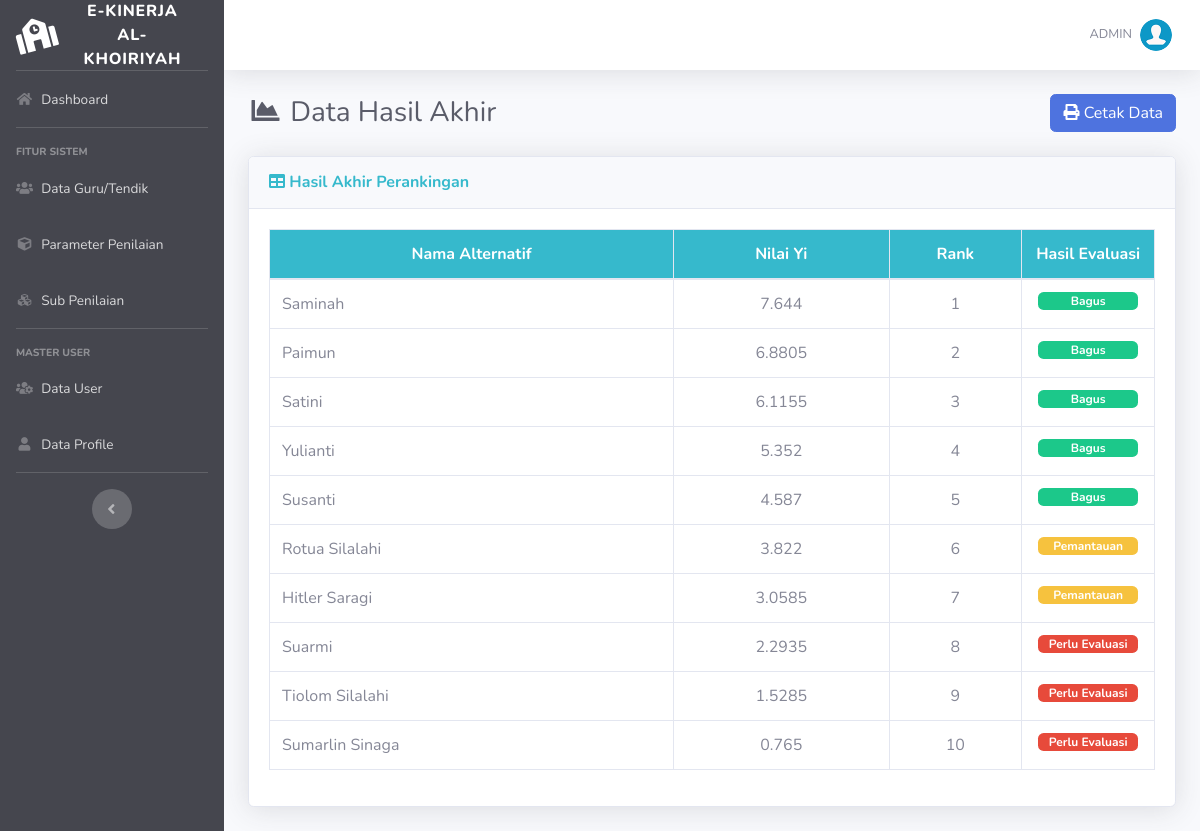
Page /hasil.php (signed in) on the committed database.
### tables this page shows
CREATE TABLE `hasil` (
  `id_hasil` int(11) NOT NULL,
  `id_alternatif` int(11) NOT NULL,
  `nilai` float NOT NULL
);

CREATE TABLE `alternatif` (
  `id_alternatif` int(11) NOT NULL,
  `nama` varchar(100) NOT NULL
);

### includes/functions.php (called while the page is built, shortened)
<?php
function get_role() {
	if(isset($_SESSION['user_id']) && isset($_SESSION['role'])) {
		if($_SESSION['role'] == '1') {
			return 'admin';
		} else {
			return 'user';
		}
	} else {
		return false;
	}
}
?>

### hasil.php (the view)
<?php
require_once('includes/init.php');
$user_role = get_role();
if ($user_role == 'admin' || $user_role == 'user') {
	$page = "Hasil";
	require_once('template/header.php');
?>
	<div class="d-sm-flex align-items-center justify-content-between mb-4">
		<h1 class="h3 mb-0 text-gray-800"><i class="fas fa-fw fa-chart-area"></i> Data Hasil Akhir</h1>
		<a href="cetak.php" target="_blank" class="btn btn-primary"> <i class="fa fa-print"></i> Cetak Data </a>
	</div>
	<div class="card shadow mb-4">
		<div class="card-header py-3">
			<h6 class="m-0 font-weight-bold text-info"><i class="fa fa-table"></i> Hasil Akhir Perankingan</h6>
		</div>
		<div class="card-body">
			<div class="table-responsive">
				<table class="table table-bordered" width="100%" cellspacing="0">
					<thead class="bg-info text-white">
						<tr align="center">
							<th>Nama Alternatif</th>
							<th>Nilai Yi</th>
							<th width="15%">Rank</th>
							<th width="15%">Hasil Evaluasi</th>
					</thead>
					<tbody>
						<?php
						$no = 0;
						$query = mysqli_query($koneksi, "SELECT * FROM hasil JOIN alternatif ON hasil.id_alternatif=alternatif.id_alternatif ORDER BY hasil.nilai DESC");
						while ($data = mysqli_fetch_array($query)) {
							$no++;
						?>
							<tr align="center">
								<td align="left"><?= $data['nama'] ?></td>
								<td><?= $data['nilai'] ?></td>
								<td><?= $no; ?></td>
								<td>
									<span class="badge
        <?php
							if ($data['nilai'] > 4.5) {
								echo "badge-success";
							} elseif ($data['nilai'] >= 3 && $data['nilai'] <= 4.49) {
								echo "badge-warning";
							} else {
								echo "badge-danger";
							}
		?>
        d-block" style="width: 100px; text-align: center;">
										<?php
										if ($data['nilai'] > 4.5) {
											echo "Bagus";
										} elseif ($data['nilai'] >= 3 && $data['nilai'] <= 4.49) {
											echo "Pemantauan";
										} else {
											echo "Perlu Evaluasi";
										}
										?>
									</span>
								</td>
							</tr>
						<?php
						}
						?>
					</tbody>
				</table>
			</div>
		</div>
	</div>
<?php
	require_once('template/footer.php');
} else {
	header('Location: login.php');
}
?>

### template/header.php (shortened to what this page needs)
<!DOCTYPE html>
<html lang="en">
<head>
  <link href="assets/vendor/fontawesome-free/css/all.min.css" rel="stylesheet" type="text/css">
  <link href="assets/css/sb-admin-2.min.css" rel="stylesheet">
  <link href="assets/vendor/datatables/dataTables.bootstrap4.min.css" rel="stylesheet">
</head>
<body id="page-top">
  <div id="wrapper">
    <ul class="navbar-nav bg-gradient-info sidebar sidebar-dark accordion" id="accordionSidebar">
      <a class="sidebar-brand d-flex align-items-center justify-content-center" href="index.php">
        <div class="sidebar-brand-icon rotate-n-15">
          <i class="fas fa-school"></i>
        </div>
        <div class="sidebar-brand-text mx-3">E-Kinerja Al-Khoiriyah</div>
      </a>
      <hr class="sidebar-divider my-0">
      <li class="nav-item <?php if ($page == "Dashboard") {
                            echo "active";
                          } ?>">
        <a class="nav-link" href="index.php">
          <i class="fas fa-fw fa-home"></i>
          <span>Dashboard</span></a>
      </li>
      <?php
      $user_role = get_role();
      if ($user_role == 'admin') {
      ?>
        <hr class="sidebar-divider">
        <div class="sidebar-heading">
          Fitur Sistem
        </div>
        <li class="nav-item <?php if ($page == "Alternatif") {
                              echo "active";
                            } ?>">
          <a class="nav-link" href="list-alternatif.php">
            <i class="fas fa-fw fa-users"></i>
            <span>Data Guru/Tendik</span></a>
        </li>
        <li class="nav-item <?php if ($page == "Kriteria") {
                              echo "active";
                            } ?>">
          <a class="nav-link" href="list-kriteria.php">
            <i class="fas fa-fw fa-cube"></i>
            <span>Parameter Penilaian</span></a>
        </li>
        <li class="nav-item <?php if ($page == "Sub Kriteria") {
                              echo "active";
                            } ?>">
          <a class="nav-link" href="list-sub-kriteria.php">
            <i class="fas fa-fw fa-cubes"></i>
            <span>Sub Penilaian</span></a>
        </li>
        <hr class="sidebar-divider">
        <div class="sidebar-heading">
          Master User
        </div>
        <li class="nav-item <?php if ($page == "User") {
                              echo "active";
                            } ?>">
          <a class="nav-link" href="list-user.php">
            <i class="fas fa-fw fa-users-cog"></i>
            <span>Data User</span></a>
        </li>
        <li class="nav-item <?php if ($page == "Profile") {
                              echo "active";
                            } ?>">
          <a class="nav-link" href="list-profile.php">
            <i class="fas fa-fw fa-user"></i>
            <span>Data Profile</span></a>
        </li>
      <?php
      }
      ?>
      <hr class="sidebar-divider d-none d-md-block">
      <div class="text-center d-none d-md-inline">
        <button class="rounded-circle border-0" id="sidebarToggle"></button>
      </div>
    </ul>
    <div id="content-wrapper" class="d-flex flex-column">
      <div id="content">
        <nav class="navbar navbar-expand navbar-light bg-white topbar mb-4 static-top shadow">
          <ul class="navbar-nav ml-auto">
            <li class="nav-item dropdown no-arrow">
              <a class="nav-link dropdown-toggle" href="#" id="userDropdown" role="button" data-toggle="dropdown" aria-haspopup="true" aria-expanded="false">
                <span class="text-uppercase mr-2 d-none d-lg-inline text-gray-600 small">
                  <?php
                  echo $_SESSION['username'];
                  ?>
                </span>
                <img class="img-profile rounded-circle" src="assets/img/user.png">
              </a>
            </li>
          </ul>
        </nav>
        <div class="container-fluid">

### template/footer.php (shortened to what this page needs)
</div>
</div>
</div>
</body>
</html>

### rows in the picture
hasil: id_alternatif.nama "Saminah", nilai "7.644", shows "Bagus"
hasil: id_alternatif.nama "Paimun", nilai "6.8805", shows "Bagus"
hasil: id_alternatif.nama "Satini", nilai "6.1155", shows "Bagus"
hasil: id_alternatif.nama "Yulianti", nilai "5.352", shows "Bagus"
hasil: id_alternatif.nama "Susanti", nilai "4.587", shows "Bagus"
hasil: id_alternatif.nama "Rotua Silalahi", nilai "3.822", shows "Pemantauan"
hasil: id_alternatif.nama "Hitler Saragi", nilai "3.0585", shows "Pemantauan"
hasil: id_alternatif.nama "Suarmi", nilai "2.2935", shows "Perlu Evaluasi"
hasil: id_alternatif.nama "Tiolom Silalahi", nilai "1.5285", shows "Perlu Evaluasi"
hasil: id_alternatif.nama "Sumarlin Sinaga", nilai "0.765", shows "Perlu Evaluasi"

### other values in the picture
$_SESSION['username'] "ADMIN"
